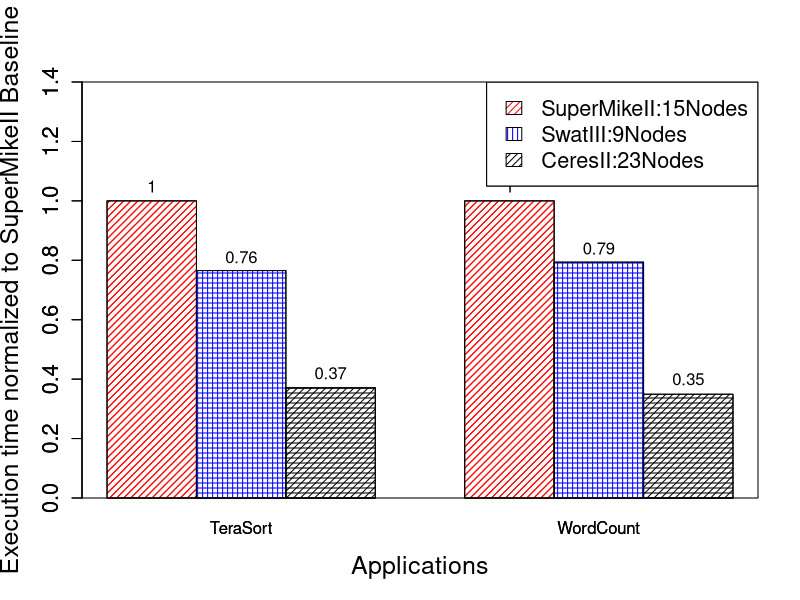

Write the R code that produced this figure.
#Where the file is saved
pdf("//Users/arghyakusumdas/Documents/MyGitProjects/MyIeeeAccessPaper/IEEEtran/IEEEtran/Figures/PerformanceFigures/execTimeTnW.pdf", family="Times")

# Grouped Bar Plot
data <- read.csv(file="execTimeTnW.csv",head=TRUE,sep=",")
#print(data)
counts <- table(data$TeraSort,data$WordCount)
x <- seq(10, 20, 30)

barplot(as.matrix(data), main="", ylim=c(0, 1.4), xlab="Applications",ylab="Execution time normalized to SuperMikeII Baseline", names=c("TeraSort", "WordCount"), col=c("red", "blue", "black"), beside=TRUE, density=20, angle=c(45,0,0), cex.lab=1.5, cex.axis=1.3, cex.names=1)
barplot(as.matrix(data), add=TRUE, main="", ylim=c(0, 1.4), xlab="Applications",ylab="Execution time normalized to SuperMikeII Baseline", names=c("TeraSort", "WordCount"), col=c("red","blue", "black"), beside=TRUE, density=20, angle=c(45,90,45), cex.lab=1.5, cex.axis=1.3, cex.names=1)

text(1.5, 1.05, "1")
text(2.5, 0.81, "0.76")
text(3.5, 0.42, "0.37")

text(5.5, 1.05, "1")
text(6.5, 0.84, "0.79")
text(7.5, 0.40, "0.35")


legend("topright", legend = rownames(data), fill = c("red","blue", "black"), density=20, angle=c(45,0,0), ncol = 1, cex = 1.3)
legend("topright", legend = rownames(data), fill = c("red","blue", "black"), density=20, angle=c(45,90,45), ncol = 1, cex = 1.3)
box()